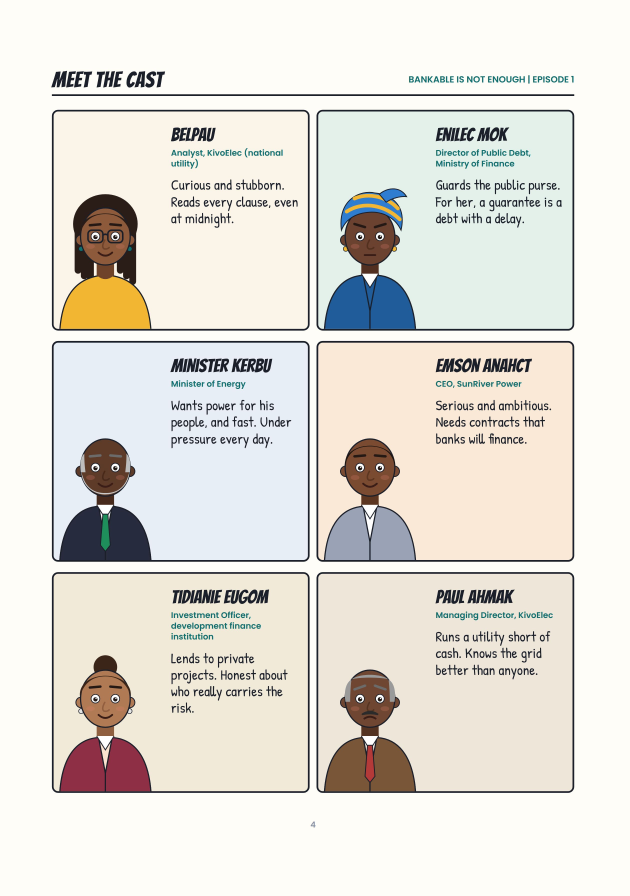
#> input picture bankable-ep1-video/assets/pages/pg-003.jpg, 2519 x 3582 px, found by its file name (shown at 1/4 size); its folder holds only this picture in this run
$ python detect_panels.py
#> lines starting #> are read from the running program, lines starting #| are printed output that depends on the picture; after the words box and inside, x2 and y2 are one past the last pixel; in counts of white or black regions, pixels touching at a corner belong together
"""Detect comic panel boxes (x, y, w, h in page pixels) on the extracted book pages."""
from PIL import Image; import numpy as np, json, sys
from scipy import ndimage
out={}
for idx in range(3, 24):  # book pages 4-24
    f=f"assets/pages/pg-{idx:03d}.jpg"
    im=np.asarray(Image.open(f).convert('RGB')).astype(int)
    d=np.abs(im-np.array([254,253,248])).sum(2)>40
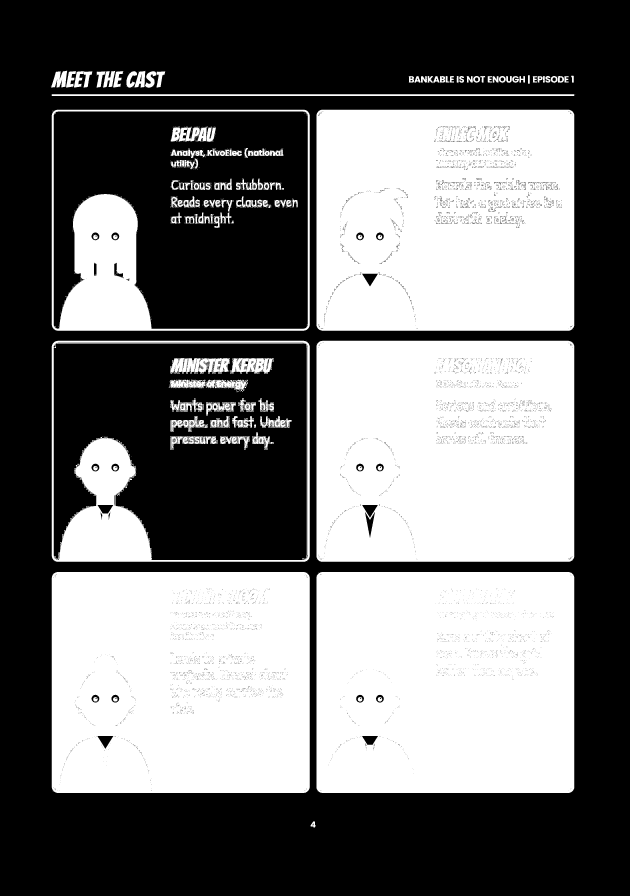
#> d: shape (3582, 2519) bool (shown at 1/4 size); 44.9% white; 2234 white regions (2092 under 20 px), largest, box (x1, y1, x2, y2) and area: (1266, 2288, 2298, 3172) 905970, (207, 2288, 1239, 3172) 904254, (1266, 1363, 2297, 2247) 900652
    d=ndimage.binary_fill_holes(ndimage.binary_closing(d,iterations=3))
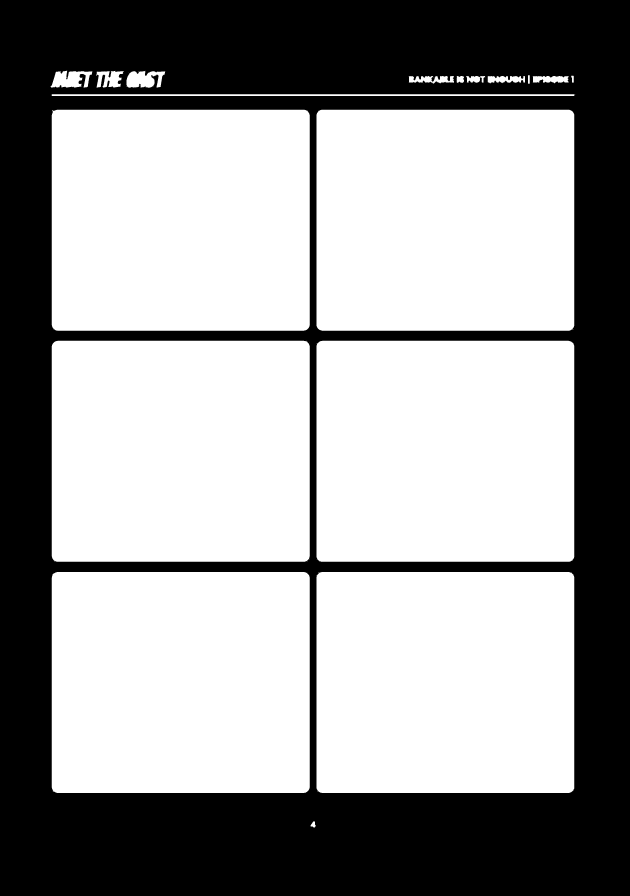
#> d: shape (3582, 2519) bool (shown at 1/4 size); 61.1% white; 1 black region, box (x1, y1, x2, y2) and area: (0, 0, 2519, 3582) 3507382
    lab,n=ndimage.label(d)
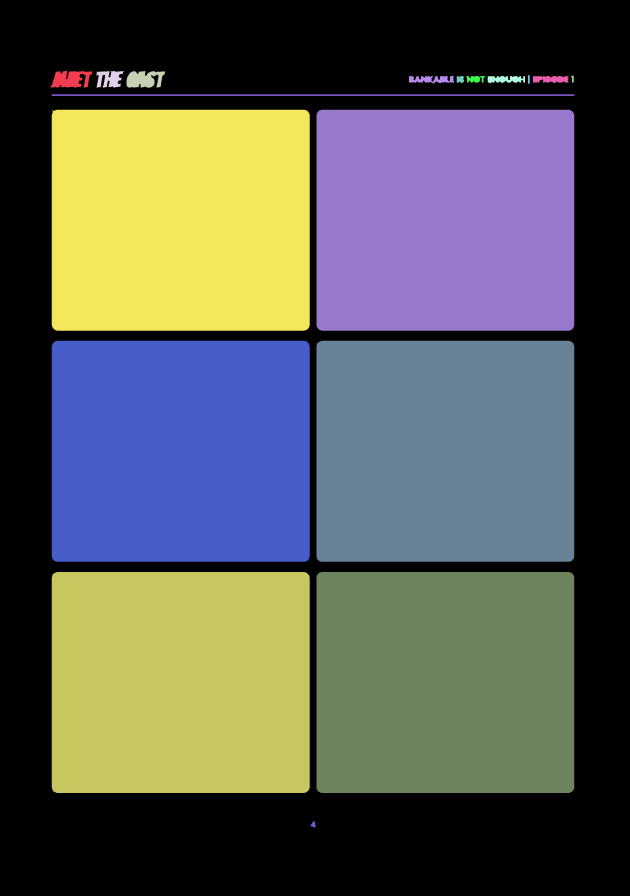
#> lab: shape (3582, 2519) int32 (shown at 1/4 size); 79 distinct labels, from 0 to 78; one colour per label, 0 black
#> n = 78
    boxes=[]
    for sl in ndimage.find_objects(lab):
        y0,y1,x0,x1=sl[0].start,sl[0].stop,sl[1].start,sl[1].stop
        if (y1-y0)>150 and (x1-x0)>300:
            boxes.append([x0,y0,x1-x0,y1-y0])
#> this loop made 78 passes
#> (y0, y1, x0, x1) on passes 1 to 12: (283, 350, 202, 369), (283, 284, 460, 461), (283, 351, 506, 661), (284, 351, 384, 496), (286, 287, 553, 554), (288, 289, 513, 514), (292, 293, 517, 518), (301, 335, 2112, 2119), (302, 303, 624, 625), (303, 304, 386, 387), (303, 331, 2285, 2295), (304, 305, 1634, 1635)
#> after the loop, boxes = [[207, 439, 1032, 884], [1266, 439, 1031, 884], [207, 1363, 1032, 884], [1266, 1363, 1031, 884], [207, 2288, 1032, 884], [1266, 2288, 1032, 884]]
    boxes.sort(key=lambda b:(b[1]//60,b[0]))
    out[idx]=boxes
    print(idx,boxes)
#| 3 [[207, 439, 1032, 884], [1266, 439, 1031, 884], [207, 1363, 1032, 884], [1266, 1363, 1031, 884], [207, 2288, 1032, 884], [1266, 2288, 1032, 884]]
#> (the run stopped early here; a loop or call above may not have finished)
